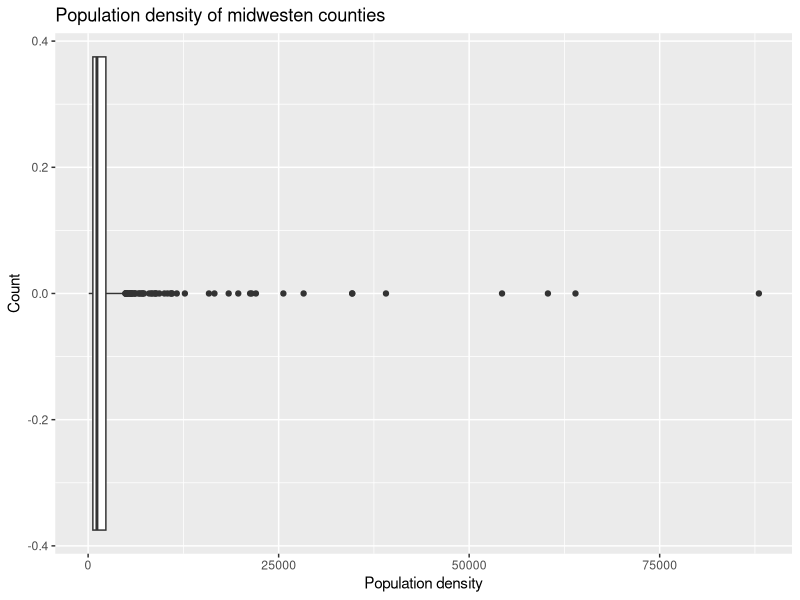

Write R code to recreate this figure.
## ---- chunk 1
#| eval: true
#| message: false

library(tidyverse)
## ---- chunk 2
midwest |> count(state, sort=TRUE)
# IL has the most counties with 102 counties, and WI has the least counties with 72.
## ---- chunk 3

## ---- chunk 4
ggplot(midwest, aes(x = popdensity)) +
  geom_boxplot() +
  labs(
    x = "Population density",
    y = "Count",
    title = "Population density of midwesten counties",
  )
#a
filter(midwest,popdensity>25000) %>% select(county,state,popdensity,poptotal,area) %>% arrange(desc(popdensity))
#b
filter(midwest, popdensity==max(midwest$popdensity)) |> select(county,state,popdensity,poptotal,area)
## ---- chunk 5
center = median(midwest$popdensity)
per75 = IQR(midwest$popdensity)
spread = per75 - center
per25 = center - spread
cat("The distribution of population density of counties is unimodal and extremely right-skewed. \n A typical Midwestern county has population density of ",center," people per unit area. \n The middle 50% of the counties have population densities between ",per25," to ",per75," people \n per unit area.")
